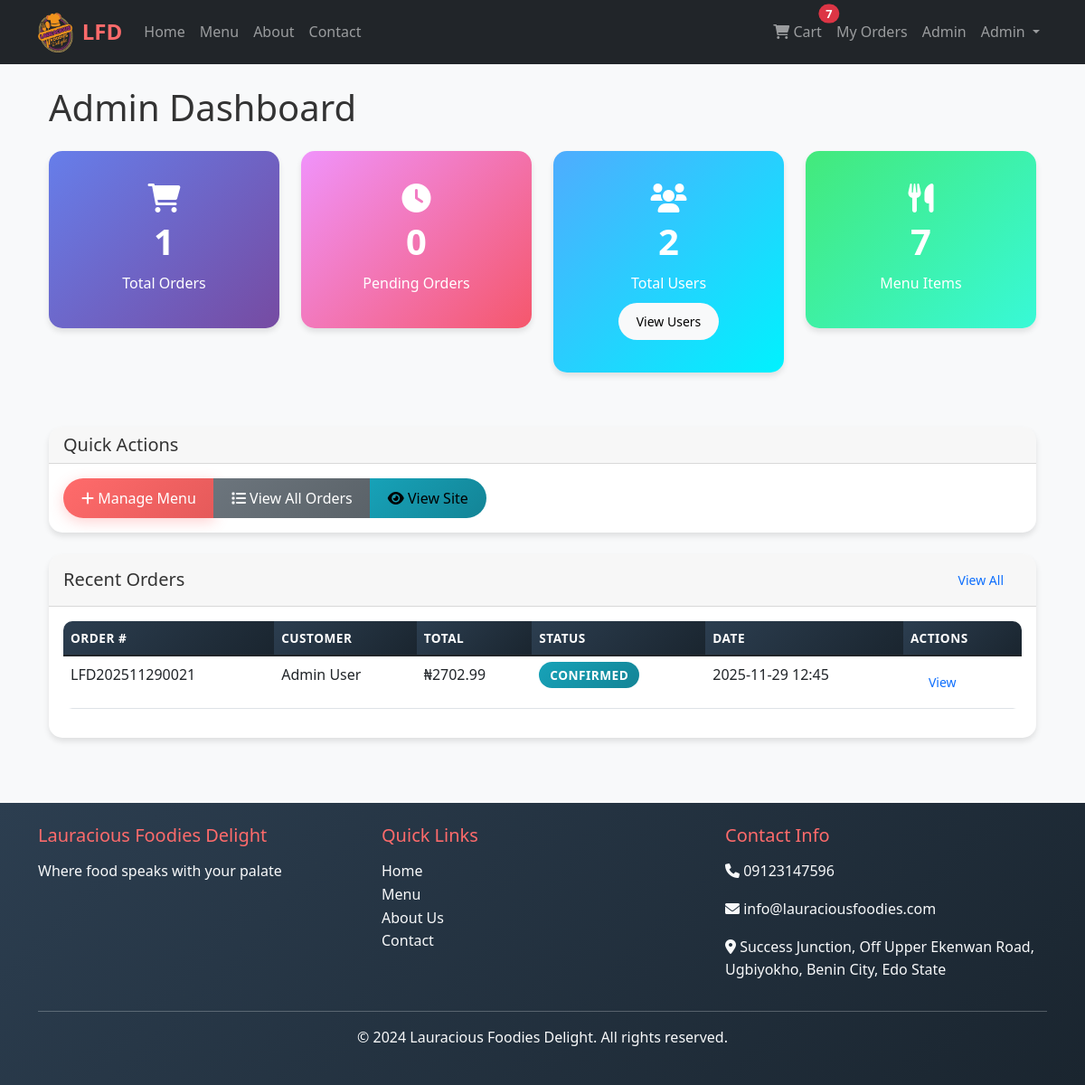
The page /admin/dashboard (signed in) on the database as committed earlier.
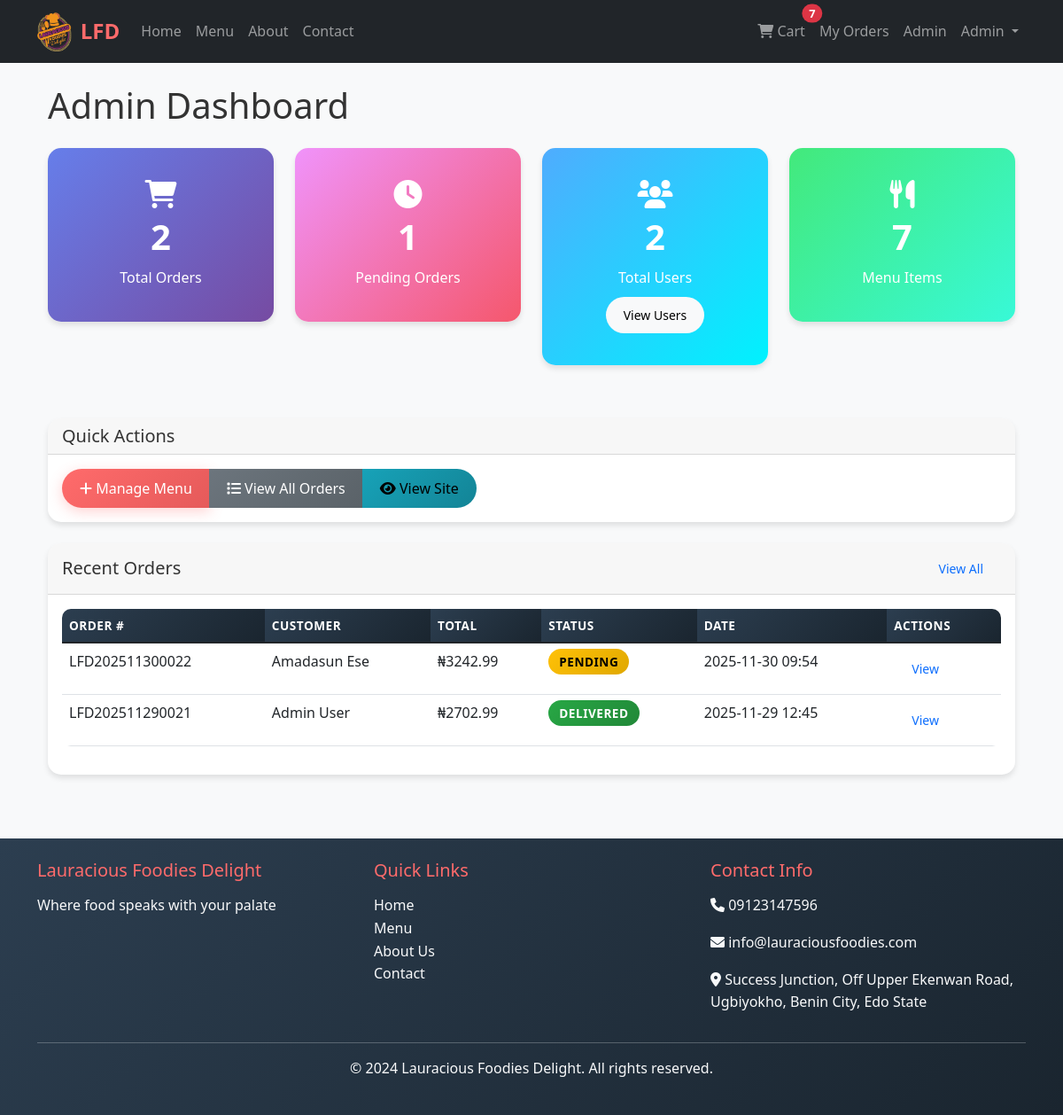
The same page on the database as committed later.
### app/models.py (models this page shows, shortened)
class Order(db.Model):
    id = db.Column(db.Integer, primary_key=True)
    order_number = db.Column(db.String(20), unique=True, nullable=False)
    customer_id = db.Column(db.Integer, db.ForeignKey('user.id'), nullable=False)
    total_amount = db.Column(db.Float, nullable=False, default=0.0)
    status = db.Column(db.String(20), default='pending')
    payment_method = db.Column(db.String(50))
    delivery_address = db.Column(db.Text)
    phone_number = db.Column(db.String(20))
    notes = db.Column(db.Text)
    created_at = db.Column(db.DateTime, default=datetime.utcnow)
    updated_at = db.Column(db.DateTime, default=datetime.utcnow, onupdate=datetime.utcnow)
    paystack_ref   = db.Column(db.String(40), unique=True, nullable=True)
    payment_status = db.Column(db.String(20), default='pending')
    order_items = db.relationship('OrderItem', backref='order', lazy='dynamic', cascade='all, delete-orphan')

class User(UserMixin, db.Model):
    id = db.Column(db.Integer, primary_key=True)
    username = db.Column(db.String(80), unique=True, nullable=False)
    email = db.Column(db.String(120), unique=True, nullable=False)
    password_hash = db.Column(db.String(128))
    first_name = db.Column(db.String(50), nullable=False)
    last_name = db.Column(db.String(50), nullable=False)
    phone = db.Column(db.String(20))
    address = db.Column(db.Text)
    is_admin = db.Column(db.Boolean, default=False)
    created_at = db.Column(db.DateTime, default=datetime.utcnow)
    orders = db.relationship('Order', backref='customer', lazy='dynamic')

### app/routes/admin.py (the view)
@bp.route('/dashboard')
def dashboard():
    total_orders = Order.query.count()
    pending_orders = Order.query.filter_by(status='pending').count()
    total_users = User.query.count()
    total_items = MenuItem.query.count()
    recent_orders = Order.query.order_by(Order.created_at.desc()).limit(10).all()
    return render_template('admin/dashboard.html',
                         total_orders=total_orders,
                         pending_orders=pending_orders,
                         total_users=total_users,
                         total_items=total_items,
                         recent_orders=recent_orders)

### app/routes/admin.py (called while the page is built)
@bp.before_request
@login_required
def require_admin():
    if not current_user.is_admin:
        flash('Access denied. Admin privileges required.', 'danger')
        return redirect(url_for('main.index'))

### app/templates/admin/dashboard.html (shortened to what the changed rows need)
{% extends "base.html" %}
{% block content %}
<div class="container-fluid">
    <h1 class="mb-4">Admin Dashboard</h1>
    <div class="row mb-4">
        <div class="col-lg-3 col-md-6 mb-3">
            <div class="card admin-card text-center">
                <div class="card-body">
                    <i class="fas fa-shopping-cart fa-2x mb-2"></i>
                    <h3>{{ total_orders }}</h3>
                    <p class="mb-0">Total Orders</p>
                </div>
            </div>
        </div>
        <div class="col-lg-3 col-md-6 mb-3">
            <div class="card admin-card text-center" style="background: linear-gradient(135deg, #f093fb 0%, #f5576c 100%);">
                <div class="card-body">
                    <i class="fas fa-clock fa-2x mb-2"></i>
                    <h3>{{ pending_orders }}</h3>
                    <p class="mb-0">Pending Orders</p>
                </div>
            </div>
        </div>
    </div>
    <div class="row">
        <div class="col-12">
            <div class="card">
                <div class="card-body">
                    <div class="table-responsive">
                        <table class="table table-hover">
                            <thead>
                                <tr>
                                    <th>Order #</th>
                                    <th>Customer</th>
                                    <th>Total</th>
                                    <th>Status</th>
                                    <th>Date</th>
                                    <th>Actions</th>
                                </tr>
                            </thead>
                            <tbody>
                                {% for order in recent_orders %}
                                <tr>
                                    <td>{{ order.order_number }}</td>
                                    <td>{{ order.customer.first_name }} {{ order.customer.last_name }}</td>
                                    <td>₦{{ "%.2f"|format(order.total_amount) }}</td>
                                    <td>
                                        <span class="order-status status-{{ order.status }}">{{ order.status.title() }}</span>
                                    </td>
                                    <td>{{ order.created_at.strftime('%Y-%m-%d %H:%M') }}</td>
                                    <td>
                                        <a href="{{ url_for('admin.orders') }}" class="btn btn-sm btn-outline-primary">View</a>
                                    </td>
                                </tr>
                                {% endfor %}
                            </tbody>
                        </table>
                    </div>
                </div>
            </div>
        </div>
    </div>
</div>
{% endblock %}

Rows that differ between the two databases and show on the page:
added Order: order_number "LFD202511300022", customer.first_name "Amadasun", customer.last_name "Ese", total_amount "3242.99", status "PENDING", created_at "2025-11-30 09:54"
changed Order "LFD202511290021": status "CONFIRMED" → "DELIVERED"
Other text that changed with them:
{{ total_orders }}: "1" → "2"
{{ pending_orders }}: "0" → "1"
